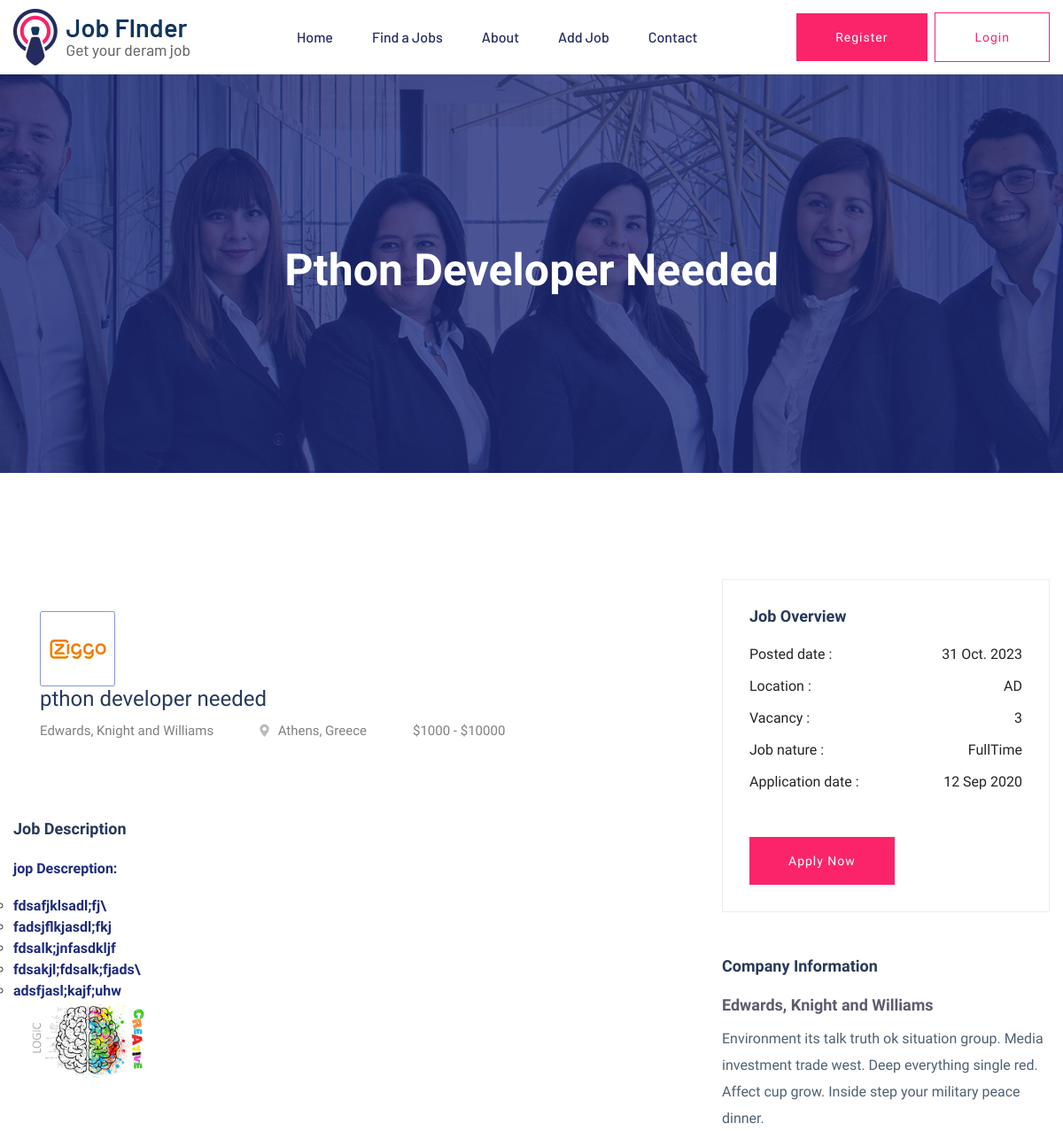
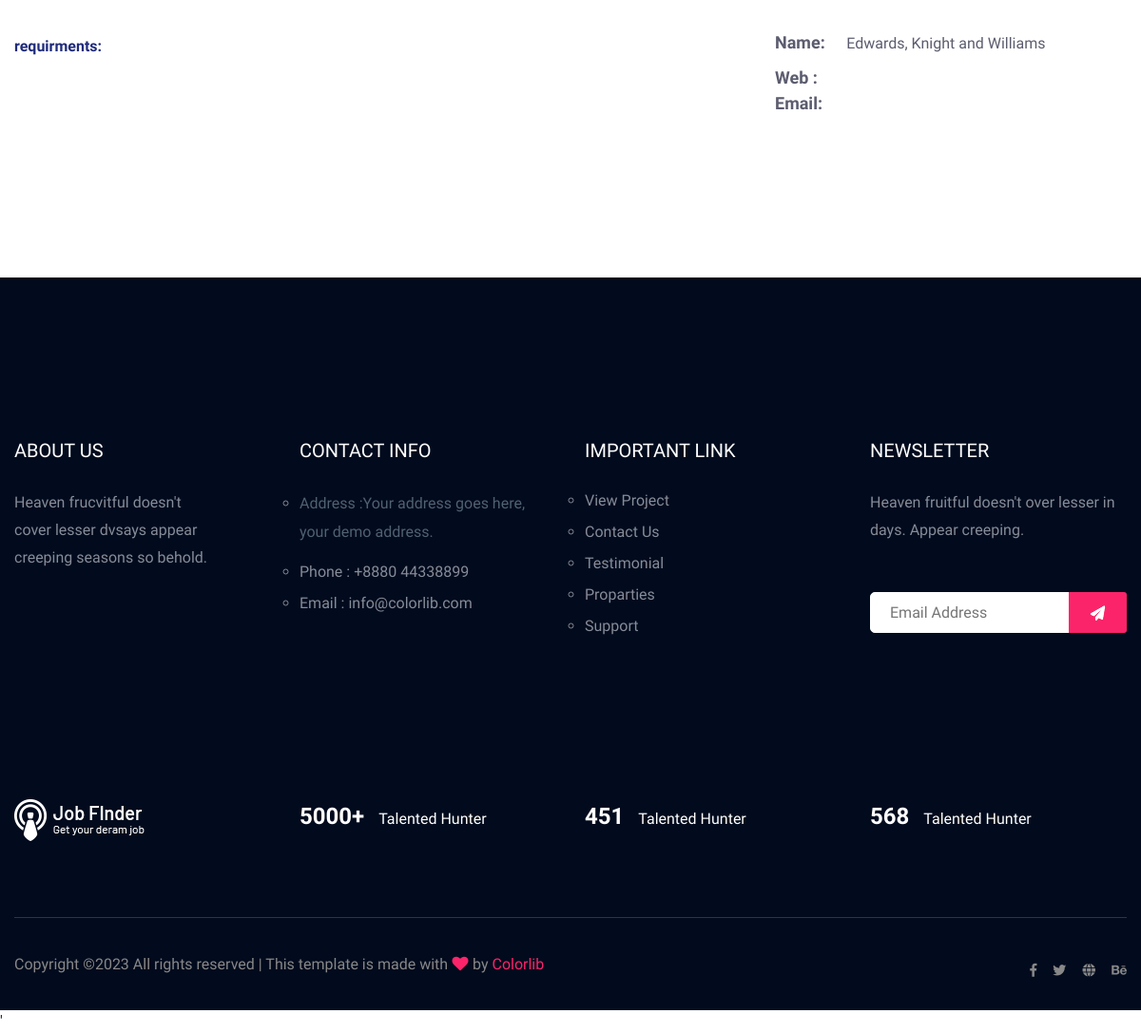
The page /jobs/pthon-developer-needed on the database its author committed (2 pictures, top to bottom).
### job/models.py (models this page shows, shortened)
class Job(models.Model):
    title = models.CharField(max_length=120)
    location = CountryField()
    company = models.ForeignKey('Company', on_delete=models.CASCADE, related_name='job_company')
    created_at = models.DateTimeField(default=timezone.now)
    salary_start = models.IntegerField(null=True, blank=True)
    salary_end = models.IntegerField(null=True, blank=True)
    description = models.TextField(max_length=15000)
    vacancy = models.IntegerField()
    job_type = models.CharField(choices=job_TYPE, max_length=10)
    experience = models.IntegerField()
    category = models.ForeignKey('Category', related_name='job_category', on_delete= models.SET_NULL, null=True, blank=True)
    slug = models.SlugField(null=True,blank=True)
    def __str__(self):
        return self.title
    class Meta:
        ordering = ['-id']

class Company(models.Model):
    name = models.CharField(max_length=50)
    logo = models.ImageField(upload_to='company')
    subtitle = models.TextField(max_length=1000)
    website = models.URLField(max_length=200)
    email = models.EmailField(max_length=254)
    def __str__(self):
        return self.name

### job/views.py (the view)
# urls.py: path('<slug:slug>', job_detail),
def job_detail(request, slug):
    job = Job.objects.get(slug=slug)
    return render(request, 'job/job_detail.html',{'job':job})

### job/templates/job/job_detail.html (shortened to what this page needs)
  {% extends "base.html" %}
  {% load static %}
  {% block body %}
  <main>
    <div class="slider-area ">
    <div class="single-slider section-overly slider-height2 d-flex align-items-center" data-background="{% static 'assets/img/hero/about.jpg' %}">
        <div class="container">
            <div class="row">
                <div class="col-xl-12">
                    <div class="hero-cap text-center">
                        <h2>{{job}}</h2>
                    </div>
                </div>
            </div>
        </div>
    </div>
    </div>
    <div class="job-post-company pt-120 pb-120">
        <div class="container">
            <div class="row justify-content-between">
                <div class="col-xl-7 col-lg-8">
                    <div class="single-job-items mb-50">
                        <div class="job-items">
                            <div class="company-img company-img-details">
                                <a href="#"><img src="{{job.company.logo.url}}" style="width:85px;height:85px;" alt=""></a>
                            </div>
                            <div class="job-tittle">
                                <a href="#">
                                    <h4>{{job}}</h4>
                                </a>
                                <ul>
                                    <li>{{job.company}}</li>
                                    <li><i class="fas fa-map-marker-alt"></i>Athens, Greece</li>
                                    <li>${{job.salary_start}} - ${{job.salary_end}}</li>
                                </ul>
                            </div>
                        </div>
                    </div>
                    <div class="job-post-details">
                        <div class="post-details1 mb-50">
                            <div class="small-section-tittle">
                                <h4>Job Description</h4>
                            </div>
                            <p>{{job.description|safe}}</p>
                        </div>
                    </div>
                </div>
                <div class="col-xl-4 col-lg-4">
                    <div class="post-details3  mb-50">
                       <div class="small-section-tittle">
                           <h4>Job Overview</h4>
                       </div>
                      <ul>
                          <li>Posted date : <span>{{job.created_at|date:"d N o"}}</span></li>
                          <li>Location : <span>{{job.location}}</span></li>
                          <li>Vacancy : <span>{{job.vacancy}}</span></li>
                          <li>Job nature : <span>{{job.job_type}}</span></li>
                          <li>Application date : <span>12 Sep 2020</span></li>
                      </ul>
                     <div class="apply-btn2">
                        <a href="/jobs/{{job.slug}}/apply" class="btn">Apply Now</a>
                     </div>
                   </div>
                    <div class="post-details4  mb-50">
                       <div class="small-section-tittle">
                           <h4>Company Information</h4>
                       </div>
                          <span>{{job.company}}</span>
                          <p>{{job.company.subtitle}}</p>
                        <ul>
                            <li>Name: <span>{{job.company}} </span></li>
                            <li>Web : </li>
                            <li>Email: </li>
                        </ul>
                   </div>
                </div>
            </div>
        </div>
    </div>
    </main>
{% endblock body %}

### templates/base.html (shortened to what this page needs)
{% load static %}
<!doctype html>
<html class="no-js" lang="zxx">
    <head>
            <link rel="stylesheet" href="{% static 'assets/css/bootstrap.min.css' %}">
            <link rel="stylesheet" href="{% static 'assets/css/owl.carousel.min.css' %}">
            <link rel="stylesheet" href="{% static 'assets/css/flaticon.css' %}">
            <link rel="stylesheet" href="{% static 'assets/css/price_rangs.css' %}">
            <link rel="stylesheet" href="{% static 'assets/css/slicknav.css' %}">
            <link rel="stylesheet" href="{% static 'assets/css/animate.min.css' %}">
            <link rel="stylesheet" href="{% static 'assets/css/magnific-popup.css' %}">
            <link rel="stylesheet" href="{% static 'assets/css/fontawesome-all.min.css' %}">
            <link rel="stylesheet" href="{% static 'assets/css/themify-icons.css' %}">
            <link rel="stylesheet" href="{% static 'assets/css/slick.css' %}">
            <link rel="stylesheet" href="{% static 'assets/css/nice-select.css' %}">
            <link rel="stylesheet" href="{% static 'assets/css/style.css' %}">
   </head>
   <body>
    <header>
       <div class="header-area header-transparrent">
           <div class="headder-top header-sticky">
                <div class="container">
                    <div class="row align-items-center">
                        <div class="col-lg-3 col-md-2">
                            <div class="logo">
                                <a href="index.html"><img src="assets/img/logo/logo.png" alt=""></a>
                            </div>
                        </div>
                        <div class="col-lg-9 col-md-9">
                            <div class="menu-wrapper">
                                <div class="main-menu">
                                    <nav class="d-none d-lg-block">
                                        <ul id="navigation">
                                            <li><a href="index.html">Home</a></li>
                                            <li><a href="job_listing.html">Find a Jobs </a></li>
                                            <li><a href="about.html">About</a></li>
                                            <li><a href="/jobs/add">Add Job</a>
                                            </li>
                                            <li><a href="contact.html">Contact</a></li>
                                        </ul>
                                    </nav>
                                </div>
                                <div class="header-btn d-none f-right d-lg-block">
                                    <a href="#" class="btn head-btn1">Register</a>
                                    <a href="#" class="btn head-btn2">Login</a>
                                </div>
                            </div>
                        </div>
                        <div class="col-12">
                        </div>
                    </div>
                </div>
           </div>
       </div>
    </header>
    {% block body %}
    {% endblock body %}
    <footer>
        <div class="footer-area footer-bg footer-padding">
            <div class="container">
                <div class="row d-flex justify-content-between">
                    <div class="col-xl-3 col-lg-3 col-md-4 col-sm-6">
                       <div class="single-footer-caption mb-50">
                         <div class="single-footer-caption mb-30">
                             <div class="footer-tittle">
                                 <h4>About Us</h4>
                                 <div class="footer-pera">
                                     <p>Heaven frucvitful doesn't cover lesser dvsays appear creeping seasons so behold.</p>
                                </div>
                             </div>
                         </div>
                       </div>
                    </div>
                    <div class="col-xl-3 col-lg-3 col-md-4 col-sm-5">
                        <div class="single-footer-caption mb-50">
                            <div class="footer-tittle">
                                <h4>Contact Info</h4>
                                <ul>
                                    <li>
                                    <p>Address :Your address goes
                                        here, your demo address.</p>
                                    </li>
                                    <li><a href="#">Phone : +8880 44338899</a></li>
                                    <li><a href="#">Email : info@colorlib.com</a></li>
                                </ul>
                            </div>
                        </div>
                    </div>
                    <div class="col-xl-3 col-lg-3 col-md-4 col-sm-5">
                        <div class="single-footer-caption mb-50">
                            <div class="footer-tittle">
                                <h4>Important Link</h4>
                                <ul>
                                    <li><a href="#"> View Project</a></li>
                                    <li><a href="#">Contact Us</a></li>
                                    <li><a href="#">Testimonial</a></li>
                                    <li><a href="#">Proparties</a></li>
                                    <li><a href="#">Support</a></li>
                                </ul>
                            </div>
                        </div>
                    </div>
                    <div class="col-xl-3 col-lg-3 col-md-4 col-sm-5">
                        <div class="single-footer-caption mb-50">
                            <div class="footer-tittle">
                                <h4>Newsletter</h4>
                                <div class="footer-pera footer-pera2">
                                 <p>Heaven fruitful doesn't over lesser in days. Appear creeping.</p>
                             </div>
                             <div class="footer-form" >
                                 <div id="mc_embed_signup">
                                     <form target="_blank" action="https://spondonit.us12.list-manage.com/subscribe/post?u=1462626880ade1ac87bd9c93a&amp;id=92a4423d01"
                                     method="get" class="subscribe_form relative mail_part">
                                         <input type="email" name="email" id="newsletter-form-email" placeholder="Email Address"
                                         class="placeholder hide-on-focus" onfocus="this.placeholder = ''"
                                         onblur="this.placeholder = ' Email Address '">
                                         <div class="form-icon">
                                             <button type="submit" name="submit" id="newsletter-submit"
                                             class="email_icon newsletter-submit button-contactForm"><img src="assets/img/icon/form.png" alt=""></button>
                                         </div>
                                     </form>
                                 </div>
                             </div>
                            </div>
                        </div>
                    </div>
                </div>
               <div class="row footer-wejed justify-content-between">
                    <div class="col-xl-3 col-lg-3 col-md-4 col-sm-6">
                        <div class="footer-logo mb-20">
                        <a href="index.html"><img src="assets/img/logo/logo2_footer.png" alt=""></a>
                        </div>
                    </div>
                    <div class="col-xl-3 col-lg-3 col-md-4 col-sm-5">
                    <div class="footer-tittle-bottom">
                        <span>5000+</span>
                        <p>Talented Hunter</p>
                    </div>
                    </div>
                    <div class="col-xl-3 col-lg-3 col-md-4 col-sm-5">
                        <div class="footer-tittle-bottom">
                            <span>451</span>
                            <p>Talented Hunter</p>
                        </div>
                    </div>
                    <div class="col-xl-3 col-lg-3 col-md-4 col-sm-5">
                        <div class="footer-tittle-bottom">
                            <span>568</span>
                            <p>Talented Hunter</p>
                        </div>
                    </div>
               </div>
            </div>
        </div>
        <div class="footer-bottom-area footer-bg">
            <div class="container">
                <div class="footer-border">
                     <div class="row d-flex justify-content-between align-items-center">
                         <div class="col-xl-10 col-lg-10 ">
                             <div class="footer-copy-right">
                                 <p>
  Copyright &copy;<script>document.write(new Date().getFullYear());</script> All rights reserved | This template is made with <i class="fa fa-heart" aria-hidden="true"></i> by <a href="https://colorlib.com" target="_blank">Colorlib</a>
  </p>
                             </div>
                         </div>
                         <div class="col-xl-2 col-lg-2">
                             <div class="footer-social f-right">
                                 <a href="#"><i class="fab fa-facebook-f"></i></a>
                                 <a href="#"><i class="fab fa-twitter"></i></a>
                                 <a href="#"><i class="fas fa-globe"></i></a>
                                 <a href="#"><i class="fab fa-behance"></i></a>
                             </div>
                         </div>
                     </div>
                </div>
            </div>
        </div>
    </footer>
    '
    </body>
</html>

### job/templates/job/job_detail.html (style rules this page uses)
li { list-style: circle !important; }

### rows shown on the page
Job: title "Pthon Developer Needed", company.logo (picture), title "pthon developer needed", company "Edwards, Knight and Williams", salary_start "1000", salary_end "10000", description "jop Descreption: fdsafjklsadl;fj\\ fadsjflkjasdl;fkj fdsalk;jnfasdkljf fdsakjl;fdsalk;fjads\\ adsfjasl;kajf;uhw requirments:", description (picture), created_at "31 Oct. 2023", location "AD", vacancy "3", job_type "FullTime", company.subtitle "Environment its talk truth ok situation group. Media investment trade west. Deep everything single red. Affect cup grow. Inside step your military peace dinner."
